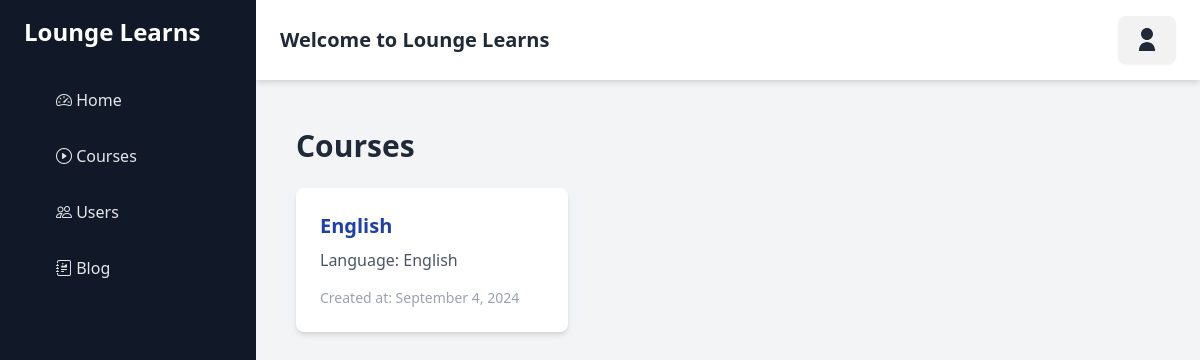
/course/courses/English/, run on the app's committed database.
### course/models.py (models this page shows, shortened)
class Course(models.Model):
    language = models.ForeignKey(Language, on_delete=models.CASCADE)
    title = models.CharField(max_length=30)
    content = RichTextField()
    created_at = models.DateField(auto_now_add=True)

### language/models.py (models this page shows)
class Language(models.Model):
    language = models.CharField(max_length=10)
    short_name = models.CharField(max_length=4, null=True, blank=True)
    description = models.TextField(null=True, blank=True)
    created_at = models.DateTimeField(auto_now_add=True)
    def __str__(self):
        return self.language

### course/views.py (the view)
# urls.py: path('courses/<str:language>/', course_list, name='courses'),
def course_list(request, language):
    courses = Course.objects.filter(language__language=language).order_by('-id')
    return render(request, 'course/course.html', {'courses': courses})

### templates/course/course.html
{% extends "base.html" %}
{% block content %}
<div class="container mx-auto px-4 py-6">
    <h1 class="text-3xl font-bold mb-6">Courses</h1>
    <div class="grid grid-cols-1 sm:grid-cols-2 lg:grid-cols-3 gap-6">
        {% for course in courses %}
            <div class="bg-white  rounded-lg shadow-md p-6 flex flex-col">
                <a href="{% url 'course:detail' course.id %}" class="text-xl text-blue-800 font-semibold mb-2">{{ course.title }}</a>
                <p class="text-gray-600 mb-4">Language: {{ course.language }}</p>
                <p class="text-gray-400 text-sm">Created at: {{ course.created_at|date:"F j, Y" }}</p>
            </div>
        {% empty %}
            <p class="text-gray-500">No courses available.</p>
        {% endfor %}
    </div>
</div>
{% endblock content %}

### data on the page
Course: title "English", language "English", created_at "September 4, 2024"
